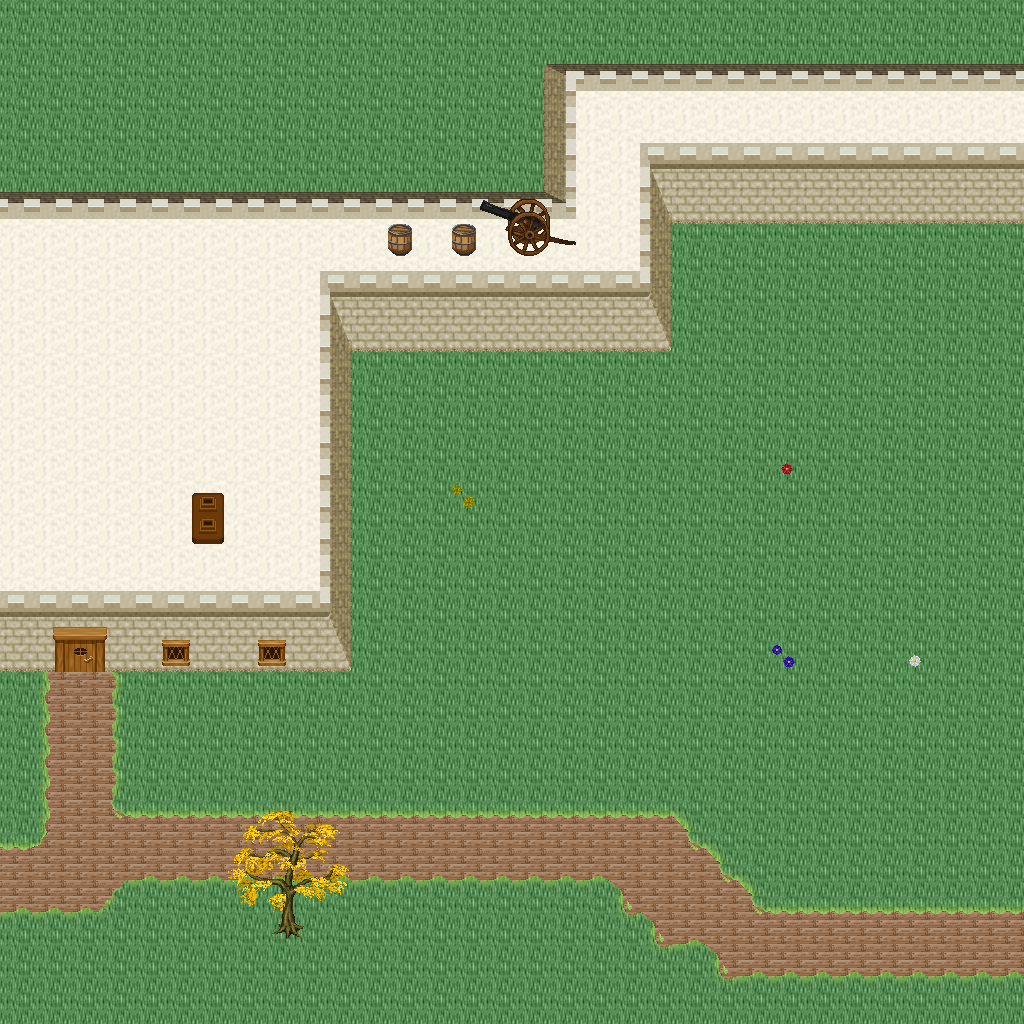

The image is a tile-based game level rendered from a .tmx file. Its description and source (layers, tilesets, objects; grid data summarised) follow:
An orthogonal 32x32 tile map with 32x32 px tiles, 5 tile layers (Ground, Objects, Objects2, Above, ...), 1 hidden layer not drawn, 55 tilesets.

<map version="1.10" tiledversion="1.11.0" orientation="orthogonal" renderorder="right-down" width="32" height="32" tilewidth="32" tileheight="32" infinite="0" nextlayerid="11" nextobjectid="1">
 <tileset firstgid="1" name="logic_collision" tilewidth="32" tileheight="32" tilecount="1" columns="1">
  <image source="../drawable/logic_collision.png" width="32" height="32" />
 </tileset>
 <tileset firstgid="2" name="ground_ground" tilewidth="32" tileheight="32" tilecount="33" columns="3">
  <image source="../drawable/ground_ground.png" width="96" height="352" />
 </tileset>
 <tileset firstgid="35" name="building_castle" tilewidth="32" tileheight="32" tilecount="320" columns="20">
  <image source="../drawable/building_castle.png" width="640" height="512" />
 </tileset>
 <tileset firstgid="355" name="item_weapon_cannon" tilewidth="32" tileheight="32" tilecount="12" columns="3">
  <image source="../drawable/item_weapon_cannon.png" width="96" height="128" />
 </tileset>
 <tileset firstgid="367" name="item_pot_barrels_1" tilewidth="32" tileheight="32" tilecount="8" columns="4">
  <image source="../drawable/item_pot_barrels_1.png" width="128" height="64" />
 </tileset>
 <tileset firstgid="375" name="building_door_door" tilewidth="32" tileheight="32" tilecount="6" columns="3">
  <image source="../drawable/building_door_door.png" width="96" height="64" />
 </tileset>
 <tileset firstgid="381" name="building_door_closed" tilewidth="32" tileheight="32" tilecount="1" columns="1">
  <image source="../drawable/building_door_closed.png" width="32" height="32" />
 </tileset>
 <tileset firstgid="382" name="building_window_window_centered" tilewidth="32" tileheight="32" tilecount="1" columns="1">
  <image source="../drawable/building_window_window_centered.png" width="32" height="32" />
 </tileset>
 <tileset firstgid="383" name="building_decoration_chimney_big" tilewidth="32" tileheight="32" tilecount="2" columns="1">
  <image source="../drawable/building_decoration_chimney_big.png" width="32" height="64" />
 </tileset>
 <tileset firstgid="385" name="ground_grass_edges" tilewidth="32" tileheight="32" tilecount="36" columns="12">
  <image source="../drawable/ground_grass_edges.png" width="384" height="96" />
 </tileset>
 <tileset firstgid="421" name="ground_grass_corners" tilewidth="32" tileheight="32" tilecount="24" columns="6">
  <image source="../drawable/ground_grass_corners.png" width="192" height="128" />
 </tileset>
 <tileset firstgid="445" name="plant_tree_fall_trees" tilewidth="32" tileheight="32" tilecount="40" columns="8">
  <image source="../drawable/plant_tree_fall_trees.png" width="256" height="160" />
 </tileset>
 <tileset firstgid="485" name="plant_tree_locust_tree" tilewidth="32" tileheight="32" tilecount="20" columns="4">
  <image source="../drawable/plant_tree_locust_tree.png" width="128" height="160" />
 </tileset>
 <tileset firstgid="505" name="furniture_chair_bench_white" tilewidth="32" tileheight="32" tilecount="8" columns="2">
  <image source="../drawable/furniture_chair_bench_white.png" width="64" height="128" />
 </tileset>
 <tileset firstgid="513" name="plant_flower_daisy_blue" tilewidth="32" tileheight="32" tilecount="8" columns="2">
  <image source="../drawable/plant_flower_daisy_blue.png" width="64" height="128" />
 </tileset>
 <tileset firstgid="521" name="plant_flower_daisy_red" tilewidth="32" tileheight="32" tilecount="8" columns="2">
  <image source="../drawable/plant_flower_daisy_red.png" width="64" height="128" />
 </tileset>
 <tileset firstgid="529" name="plant_flower_daisy_white" tilewidth="32" tileheight="32" tilecount="8" columns="2">
  <image source="../drawable/plant_flower_daisy_white.png" width="64" height="128" />
 </tileset>
 <tileset firstgid="537" name="plant_flower_daisy_yellow" tilewidth="32" tileheight="32" tilecount="8" columns="2">
  <image source="../drawable/plant_flower_daisy_yellow.png" width="64" height="128" />
 </tileset>
 <tileset firstgid="545" name="plant_flower_flower_bed_1" tilewidth="32" tileheight="32" tilecount="35" columns="7">
  <image source="../drawable/plant_flower_flower_bed_1.png" width="224" height="160" />
 </tileset>
 <tileset firstgid="580" name="plant_flower_planted_containers" tilewidth="32" tileheight="32" tilecount="16" columns="4">
  <image source="../drawable/plant_flower_planted_containers.png" width="128" height="128" />
 </tileset>
 <tileset firstgid="596" name="item_pot_pot_grey" tilewidth="32" tileheight="32" tilecount="1" columns="1">
  <image source="../drawable/item_pot_pot_grey.png" width="32" height="32" />
 </tileset>
 <tileset firstgid="597" name="item_pot_pot_burgundy" tilewidth="32" tileheight="32" tilecount="1" columns="1">
  <image source="../drawable/item_pot_pot_burgundy.png" width="32" height="32" />
 </tileset>
 <tileset firstgid="598" name="building_decoration_chimney" tilewidth="32" tileheight="32" tilecount="2" columns="1">
  <image source="../drawable/building_decoration_chimney.png" width="32" height="64" />
 </tileset>
 <tileset firstgid="600" name="furniture_light_lamp_blue" tilewidth="32" tileheight="32" tilecount="3" columns="1">
  <image source="../drawable/furniture_light_lamp_blue.png" width="32" height="96" />
 </tileset>
 <tileset firstgid="603" name="light_dim_light_7x5" tilewidth="32" tileheight="32" tilecount="35" columns="7">
  <image source="../drawable/light_dim_light_7x5.png" width="224" height="160" />
 </tileset>
 <tileset firstgid="638" name="logic_protection" tilewidth="32" tileheight="32" tilecount="2" columns="2">
  <image source="../drawable/logic_protection.png" width="64" height="32" />
 </tileset>
 <tileset firstgid="640" name="furniture_table_bazaar_table_1" tilewidth="32" tileheight="32" tilecount="4" columns="2">
  <image source="../drawable/furniture_table_bazaar_table_1.png" width="64" height="64" />
 </tileset>
 <tileset firstgid="644" name="furniture_table_bazaar_table_2" tilewidth="32" tileheight="32" tilecount="6" columns="2">
  <image source="../drawable/furniture_table_bazaar_table_2.png" width="64" height="96" />
 </tileset>
 <tileset firstgid="650" name="furniture_table_bazaar_table_3" tilewidth="32" tileheight="32" tilecount="6" columns="2">
  <image source="../drawable/furniture_table_bazaar_table_3.png" width="64" height="96" />
 </tileset>
 <tileset firstgid="656" name="furniture_table_bazaar_table_4" tilewidth="32" tileheight="32" tilecount="6" columns="2">
  <image source="../drawable/furniture_table_bazaar_table_4.png" width="64" height="96" />
 </tileset>
 <tileset firstgid="662" name="furniture_table_bazaar_table_5" tilewidth="32" tileheight="32" tilecount="6" columns="2">
  <image source="../drawable/furniture_table_bazaar_table_5.png" width="64" height="96" />
 </tileset>
 <tileset firstgid="668" name="furniture_table_flowers_on_bench2" tilewidth="32" tileheight="32" tilecount="6" columns="3">
  <image source="../drawable/furniture_table_flowers_on_bench2.png" width="96" height="64" />
 </tileset>
 <tileset firstgid="674" name="furniture_table_flowers_on_benches" tilewidth="32" tileheight="32" tilecount="10" columns="2">
  <image source="../drawable/furniture_table_flowers_on_benches.png" width="64" height="160" />
 </tileset>
 <tileset firstgid="684" name="furniture_table_vendors_table" tilewidth="32" tileheight="32" tilecount="35" columns="7">
  <image source="../drawable/furniture_table_vendors_table.png" width="224" height="160" />
 </tileset>
 <tileset firstgid="719" name="item_drink_bottles_and_cups" tilewidth="32" tileheight="32" tilecount="16" columns="4">
  <image source="../drawable/item_drink_bottles_and_cups.png" width="128" height="128" />
 </tileset>
 <tileset firstgid="735" name="item_drink_beers_and_flasks" tilewidth="32" tileheight="32" tilecount="12" columns="4">
  <image source="../drawable/item_drink_beers_and_flasks.png" width="128" height="96" />
 </tileset>
 <tileset firstgid="747" name="item_drink_casks" tilewidth="32" tileheight="32" tilecount="4" columns="2">
  <image source="../drawable/item_drink_casks.png" width="64" height="64" />
 </tileset>
 <tileset firstgid="751" name="item_food_meals_1" tilewidth="32" tileheight="32" tilecount="2" columns="2">
  <image source="../drawable/item_food_meals_1.png" width="64" height="32" />
 </tileset>
 <tileset firstgid="753" name="item_food_rustic_meals" tilewidth="32" tileheight="32" tilecount="2" columns="2">
  <image source="../drawable/item_food_rustic_meals.png" width="64" height="32" />
 </tileset>
 <tileset firstgid="755" name="item_household_food_preparation_2" tilewidth="32" tileheight="32" tilecount="4" columns="2">
  <image source="../drawable/item_household_food_preparation_2.png" width="64" height="64" />
 </tileset>
 <tileset firstgid="759" name="item_pot_barrels_2" tilewidth="32" tileheight="32" tilecount="8" columns="4">
  <image source="../drawable/item_pot_barrels_2.png" width="128" height="64" />
 </tileset>
 <tileset firstgid="767" name="item_pot_barrels_1" tilewidth="32" tileheight="32" tilecount="8" columns="4">
  <image source="../drawable/item_pot_barrels_1.png" width="128" height="64" />
 </tileset>
 <tileset firstgid="775" name="item_drink_olive_oil_vinegar" tilewidth="32" tileheight="32" tilecount="4" columns="2">
  <image source="../drawable/item_drink_olive_oil_vinegar.png" width="64" height="64" />
 </tileset>
 <tileset firstgid="779" name="ground_ground_3" tilewidth="32" tileheight="32" tilecount="5" columns="5">
  <image source="../drawable/ground_ground_3.png" width="160" height="32" />
 </tileset>
 <tileset firstgid="784" name="building_decoration_banner" tilewidth="32" tileheight="32" tilecount="12" columns="1">
  <image source="../drawable/building_decoration_banner.png" width="32" height="384" />
 </tileset>
 <tileset firstgid="796" name="building_cottage" tilewidth="32" tileheight="32" tilecount="256" columns="16">
  <image source="../drawable/building_cottage.png" width="512" height="512" />
 </tileset>
 <tileset firstgid="1052" name="building_roof_thatched_roof" tilewidth="32" tileheight="32" tilecount="256" columns="16">
  <image source="../drawable/building_roof_thatched_roof.png" width="512" height="512" />
 </tileset>
 <tileset firstgid="1308" name="building_door_doors" tilewidth="32" tileheight="32" tilecount="256" columns="16">
  <image source="../drawable/building_door_doors.png" width="512" height="512" />
 </tileset>
 <tileset firstgid="1564" name="building_window_windows" tilewidth="32" tileheight="32" tilecount="256" columns="16">
  <image source="../drawable/building_window_windows.png" width="512" height="512" />
 </tileset>
 <tileset firstgid="1820" name="logic_portal" tilewidth="32" tileheight="32" tilecount="24" columns="8">
  <image source="../drawable/logic_portal.png" width="256" height="96" />
 </tileset>
 <tileset firstgid="1844" name="plant_bush_leafy" tilewidth="32" tileheight="32" tilecount="48" columns="8">
  <image source="../drawable/plant_bush_leafy.png" width="256" height="192" />
 </tileset>
 <tileset firstgid="1892" name="plant_bushes_and_trees" tilewidth="32" tileheight="32" tilecount="144" columns="16">
  <image source="../drawable/plant_bushes_and_trees.png" width="512" height="289" />
 </tileset>
 <tileset firstgid="2036" name="plant_bush_berried" tilewidth="32" tileheight="32" tilecount="60" columns="5">
  <image source="../drawable/plant_bush_berried.png" width="160" height="384" />
 </tileset>
 <tileset firstgid="2096" name="plant_bush_fern" tilewidth="32" tileheight="32" tilecount="32" columns="8">
  <image source="../drawable/plant_bush_fern.png" width="256" height="128" />
 </tileset>
 <tileset firstgid="2128" name="plant_bush_bush_pinks" tilewidth="32" tileheight="32" tilecount="4" columns="2">
  <image source="../drawable/plant_bush_bush_pinks.png" width="64" height="64" />
 </tileset>
 <layer id="1" name="Ground" width="32" height="32">
  <data>[1024 cells, 1024 non-empty, 8 distinct tile ids]</data>
 </layer>
 <layer id="2" name="Objects" width="32" height="32">
  <data>[1024 cells, 167 non-empty, 33 distinct tile ids]</data>
 </layer>
 <layer id="3" name="Objects2" width="32" height="32">
  <data>[1024 cells, 8 non-empty, 7 distinct tile ids]</data>
 </layer>
 <layer id="4" name="Above" width="32" height="32">
  <data>[1024 cells, 16 non-empty, 16 distinct tile ids]</data>
 </layer>
 <layer id="5" name="Above2" width="32" height="32">
  <data>[1024 cells, 0 non-empty, 0 distinct tile ids]</data>
 </layer>
 <layer id="6" name="Walkable" width="32" height="32" visible="0">
  <data>[1024 cells, 287 non-empty, 1 distinct tile ids]</data>
 </layer>
 <objectgroup id="7" name="Mapevents" />
 <objectgroup id="8" name="Spawn" />
 <objectgroup id="9" name="Keys" />
 <objectgroup id="10" name="Replace" />
</map>
